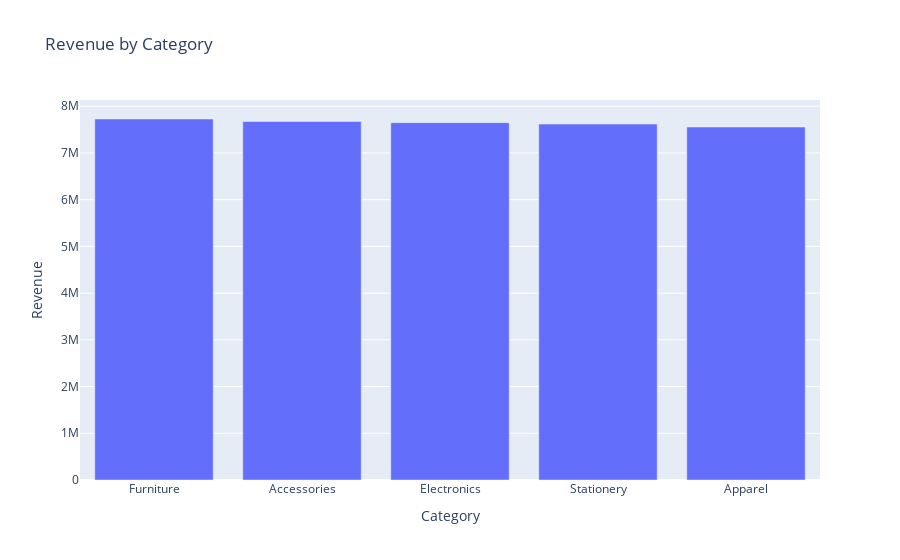

Notebook code cell kept with this figure:
### Code cell
#analysis category by revenue
category_revenue = cleaned_data.groupby('Category')['Revenue'].sum().sort_values(ascending=False).reset_index()
category_revenue
fig7=px.bar(category_revenue, x='Category', y='Revenue', title='Revenue by Category', labels={'Category':'Category', 'Revenue':'Revenue'})
fig7

### Figure 1 — Plotly figure (JSON) as saved in the notebook; plotly's stock layout.template omitted (floating-point values rounded to 4 significant figures)
{"data": [{"hovertemplate": "Category=%{x}<br>Revenue=%{y}<extra></extra>", "legendgroup": "", "marker": {"color": "#636efa", "pattern": {"shape": ""}}, "name": "", "orientation": "v", "showlegend": false, "textposition": "auto", "type": "bar", "x": ["Furniture", "Accessories", "Electronics", "Stationery", "Apparel"], "xaxis": "x", "y": [7727000.0, 7674000.0, 7649000.0, 7618000.0, 7555000.0], "yaxis": "y"}], "layout": {"barmode": "relative", "legend": {"tracegroupgap": 0}, "title": {"text": "Revenue by Category"}, "xaxis": {"anchor": "y", "domain": [0, 1], "title": {"text": "Category"}}, "yaxis": {"anchor": "x", "domain": [0, 1], "title": {"text": "Revenue"}}}}
